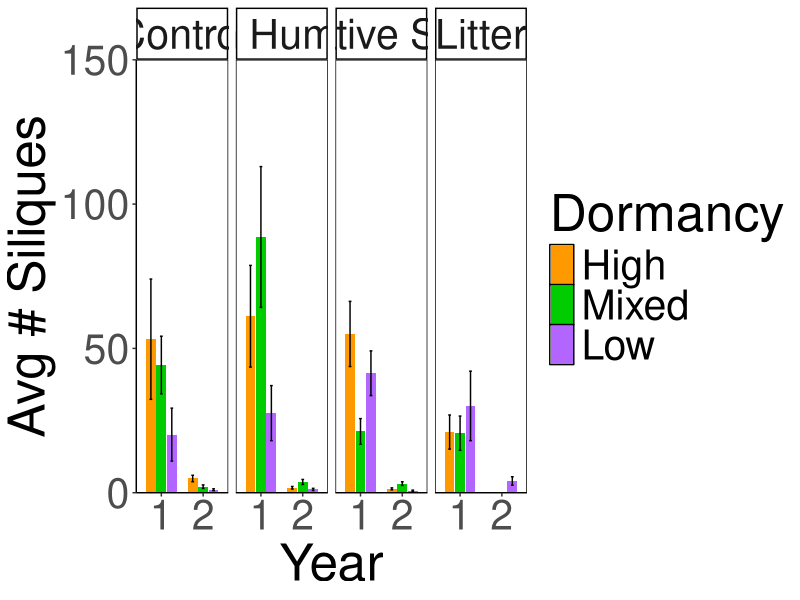
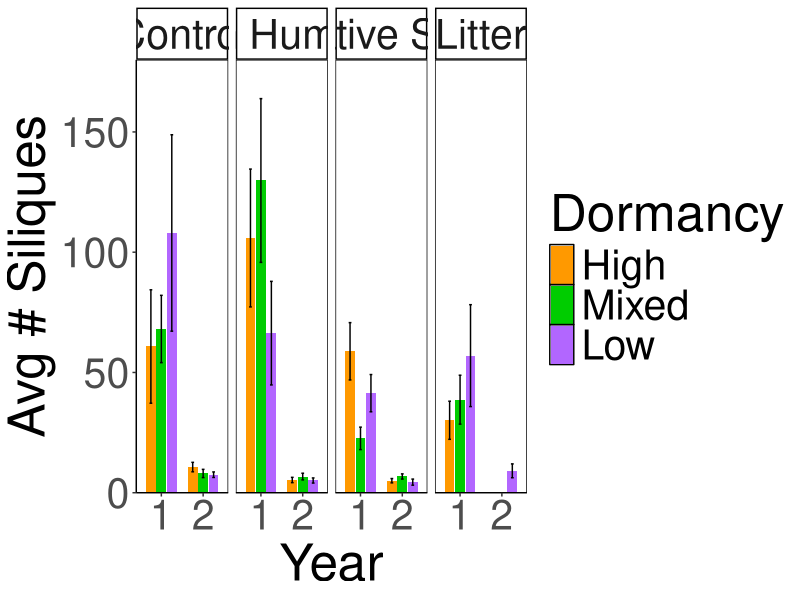
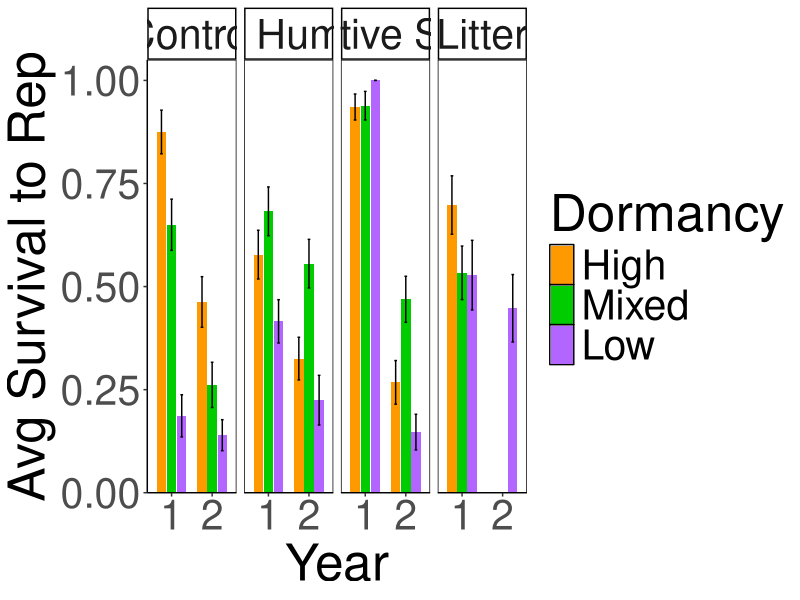
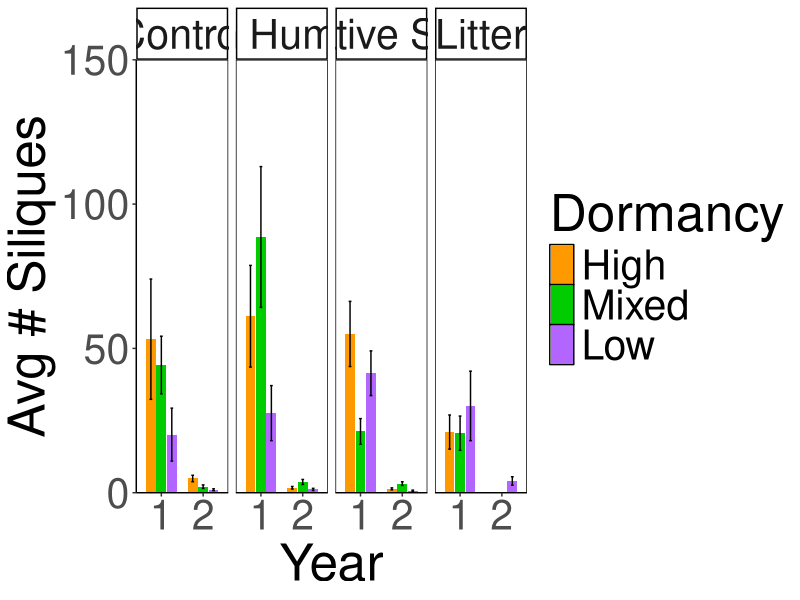
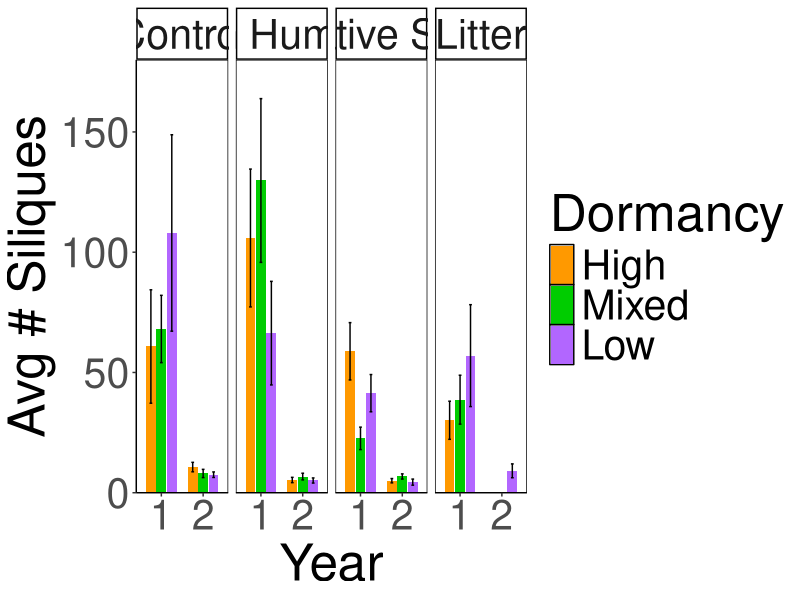
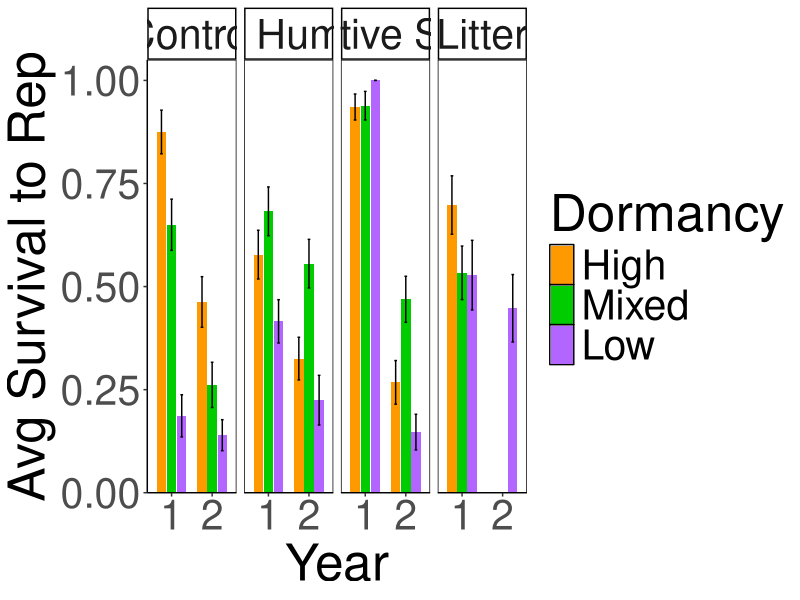

Reproduce these figures in R, in order.
## ---- chunk 1
knitr::opts_chunk$set(echo = TRUE)
## ---- chunk 2
library(tidyverse)

BQDNDPalette <- c("#FF9900","#00CC00","#B266FF", "#999999", "#F0E442", "#0072B2", "#D55E00", "#CC79A7")

level_orderenvt <- c('Control','High Humidity','Native Soil','Litter')

Dorm_order <- c("High", "Mixed", "Low")
## ---- chunk 3
#processing steps done to raw data:
#removed M12 & M1 (fruit #>1, but only 1 indiv) - year 1
#removed J4 & C9 (fruit #=0 & only 1 indiv) - year 1
#removed A5 year 2 (fruit #=0, only 1 indiv)
#removed K12 year 1 b/c only 1 indiv
#added 0s for non rep indivs for A0 and F9

lifetimefitness_supp <- read_csv("../Processed.Data/LifetimeFitness_supp.csv") %>%
  mutate(Dormancy=if_else(Dormancy=="NonDorm",
                          "Non-Dormant", Dormancy))
## ---- chunk 4
lifetimefitness_supp_pop_summary<-lifetimefitness_supp %>% 
  group_by(PopId, Block, Year, Dormancy, Envt) %>% 
  filter(!is.na(Fruits)) %>% 
  summarise (meanFruits=mean(Fruits), SE=sd(Fruits)/sqrt(n()))

lifetimefitness_supp_summary <- lifetimefitness_supp %>% 
  mutate(Dormancy=str_replace(Dormancy, "Non-Dormant", "Low")) %>% 
  mutate(Dormancy=str_replace(Dormancy, "Dormant", "High")) %>% 
  group_by(Year, Dormancy, Envt) %>% 
  filter(!is.na(Fruits)) %>% 
  summarise (meanFruits=mean(Fruits), SE=sd(Fruits)/sqrt(n()))

lifetimefitness_supp_summary$Envt <- factor(lifetimefitness_supp_summary$Envt, levels = level_orderenvt)
lifetimefitness_supp_summary$Dormancy <- factor(lifetimefitness_supp_summary$Dormancy, levels = Dorm_order)

lifetimefitness_supp_summary %>% 
  ggplot(aes(x=Year, y=meanFruits, group=Dormancy, fill=Dormancy)) +
     geom_col(width = 0.7,position = position_dodge(0.75)) +
    geom_errorbar(aes(ymin=meanFruits-SE,ymax=meanFruits+SE),
                  width=.2, position = position_dodge(0.75)) +
    theme_classic() +
    xlab("Year") + ylab("Avg # Siliques") +
    scale_fill_manual(values=BQDNDPalette) +
    theme(text=element_text(size=37), 
          panel.background = element_rect(fill = NA, color = "black")) +
    scale_y_continuous(expand = c(0, 0), limits = c(0, 150)) +
    scale_x_discrete(limits=c("1", "2")) +
    facet_grid(. ~Envt)
ggsave("../Figures/Fig2C_LifetimeFit_Envt.png", width=18, height=7.5, units="in")
## ---- chunk 5
samplesizes_pop <- lifetimefitness_supp %>%
  filter(!is.na(Fruits)) %>% 
  group_by(PopId, Year) %>% #indivs per pop
  summarise(n=n())
samplesizes_pop %>% filter(n==1) #none 

sample_sizes <- lifetimefitness_supp %>% 
  filter(!is.na(Fruits)) %>% 
  group_by(Dormancy, Envt, Year) %>% 
  summarise(n=n())
sample_sizes
summary(sample_sizes)
## ---- chunk 6
reponly <- lifetimefitness_supp %>% filter(Fruits !=0)

df2litter <- tibble(Year=2, Dormancy=c("High", "Mixed"), 
                    Envt="Litter", meanFruits=0, SE=0)

reponly_supp_summary <- reponly %>% 
  mutate(Dormancy=str_replace(Dormancy, "Non-Dormant", "Low")) %>% 
  mutate(Dormancy=str_replace(Dormancy, "Dormant", "High")) %>% 
  group_by(Year, Dormancy, Envt) %>% 
  filter(!is.na(Fruits)) %>% 
  summarise (meanFruits=mean(Fruits), SE=sd(Fruits)/sqrt(n())) %>% 
  bind_rows(df2litter)

reponly_supp_summary$Envt <- factor(reponly_supp_summary$Envt, levels = level_orderenvt)
reponly_supp_summary$Dormancy <- factor(reponly_supp_summary$Dormancy, levels = Dorm_order)

reponly_supp_summary %>% 
  ggplot(aes(x=Year, y=meanFruits, group=Dormancy, fill=Dormancy)) +
     geom_col(width = 0.7,position = position_dodge(0.75)) +
    geom_errorbar(aes(ymin=meanFruits-SE,ymax=meanFruits+SE),
                  width=.2, position = position_dodge(0.75)) +
    theme_classic() +
    xlab("Year") + ylab("Avg # Siliques") +
    scale_fill_manual(values=BQDNDPalette) +
    theme(text=element_text(size=37), 
          panel.background = element_rect(fill = NA, color = "black")) +
    scale_y_continuous(expand = c(0, 0), limits = c(0, 180)) +
     scale_x_discrete(limits=c("1", "2")) +
    facet_grid(. ~Envt)
ggsave("../Figures/Fig2B_RepOutput_Envt.png", width=18, height=7.5, units="in")
## ---- chunk 7
sample_sizes_reponly <- reponly %>% 
  filter(!is.na(Fruits)) %>% 
  group_by(Dormancy, Envt, Year) %>% 
  summarise(n=n())
sample_sizes_reponly
summary(sample_sizes_reponly)
## ---- chunk 8
survtorep <- lifetimefitness_supp %>% 
  mutate(Surv=ifelse(Fruits==0, 0, 1))

survtorep_supp_summary <- survtorep %>% 
  mutate(Dormancy=str_replace(Dormancy, "Non-Dormant", "Low")) %>% 
  mutate(Dormancy=str_replace(Dormancy, "Dormant", "High")) %>% 
  group_by(Year, Dormancy, Envt) %>% 
  filter(!is.na(Surv)) %>% 
  summarise (meanSurv=mean(Surv), SE=sd(Surv)/sqrt(n()))

survtorep_supp_summary$Envt <- factor(survtorep_supp_summary$Envt, levels = level_orderenvt)
survtorep_supp_summary$Dormancy <- factor(survtorep_supp_summary$Dormancy, levels = Dorm_order)

survtorep_supp_summary %>% 
  ggplot(aes(x=Year, y=meanSurv, group=Dormancy, fill=Dormancy)) +
  geom_col(width = 0.7,position = position_dodge(0.75)) +
  geom_errorbar(aes(ymin=meanSurv-SE,ymax=meanSurv+SE),
                width=.2, position = position_dodge(0.75)) +
  theme_classic() +
  xlab("Year") + ylab("Avg Survival to Rep") +
  scale_fill_manual(values=BQDNDPalette) +
  theme(text=element_text(size=37), 
        panel.background = element_rect(fill = NA, color = "black")) +
  scale_y_continuous(expand = c(0, 0), limits = c(0, 1.05)) +
  scale_x_discrete(limits=c("1", "2")) +
  facet_grid(. ~Envt)
ggsave("../Figures/Fig2A_IndivSurvtoRep_Envt.png", width=18, height=7.5, units="in")
## ---- chunk 9
sample_sizes_surv <- survtorep %>% 
  filter(!is.na(Surv)) %>% 
  group_by(Dormancy, Envt, Year) %>% 
  summarise(n=n())
sample_sizes_surv
summary(sample_sizes_surv)
